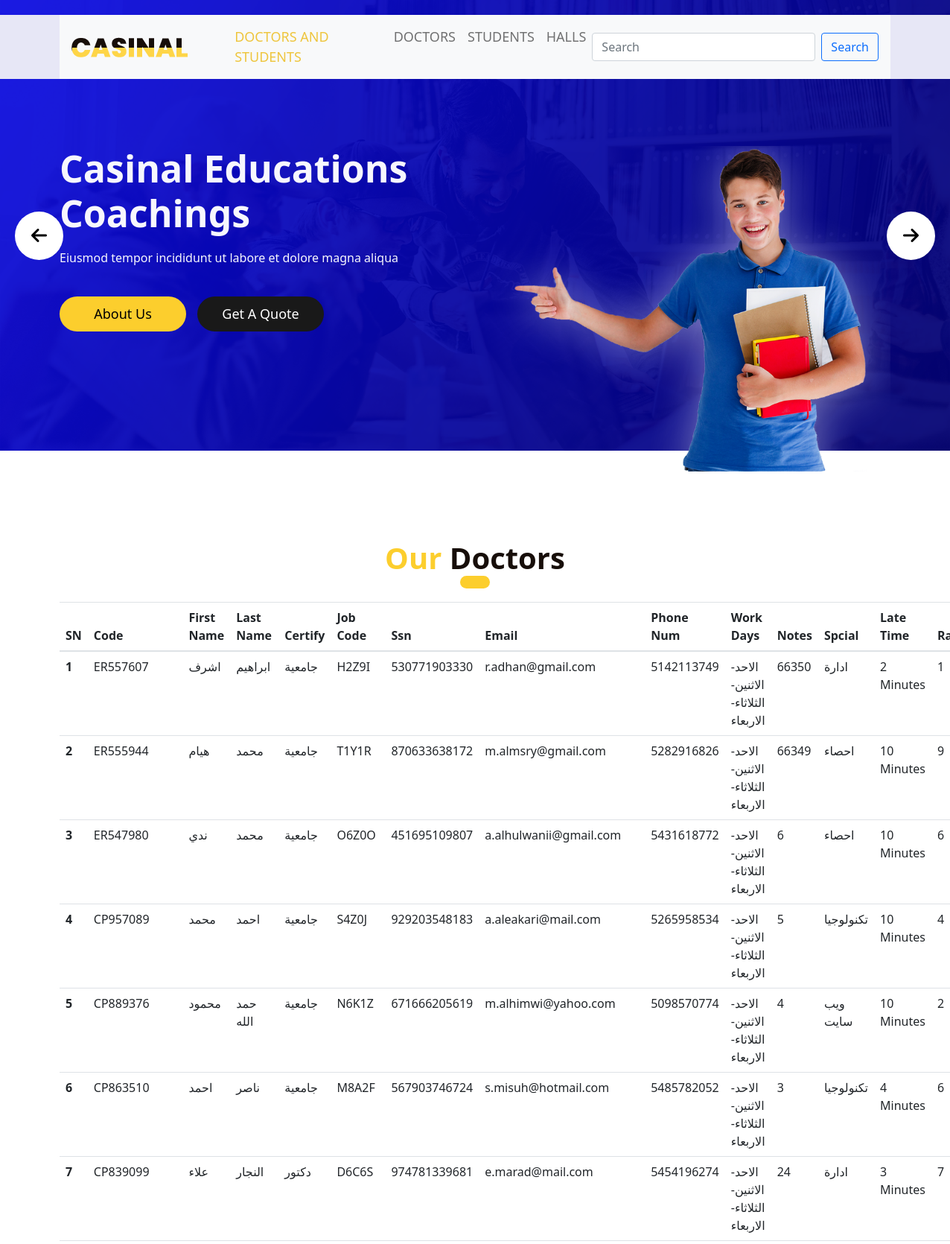
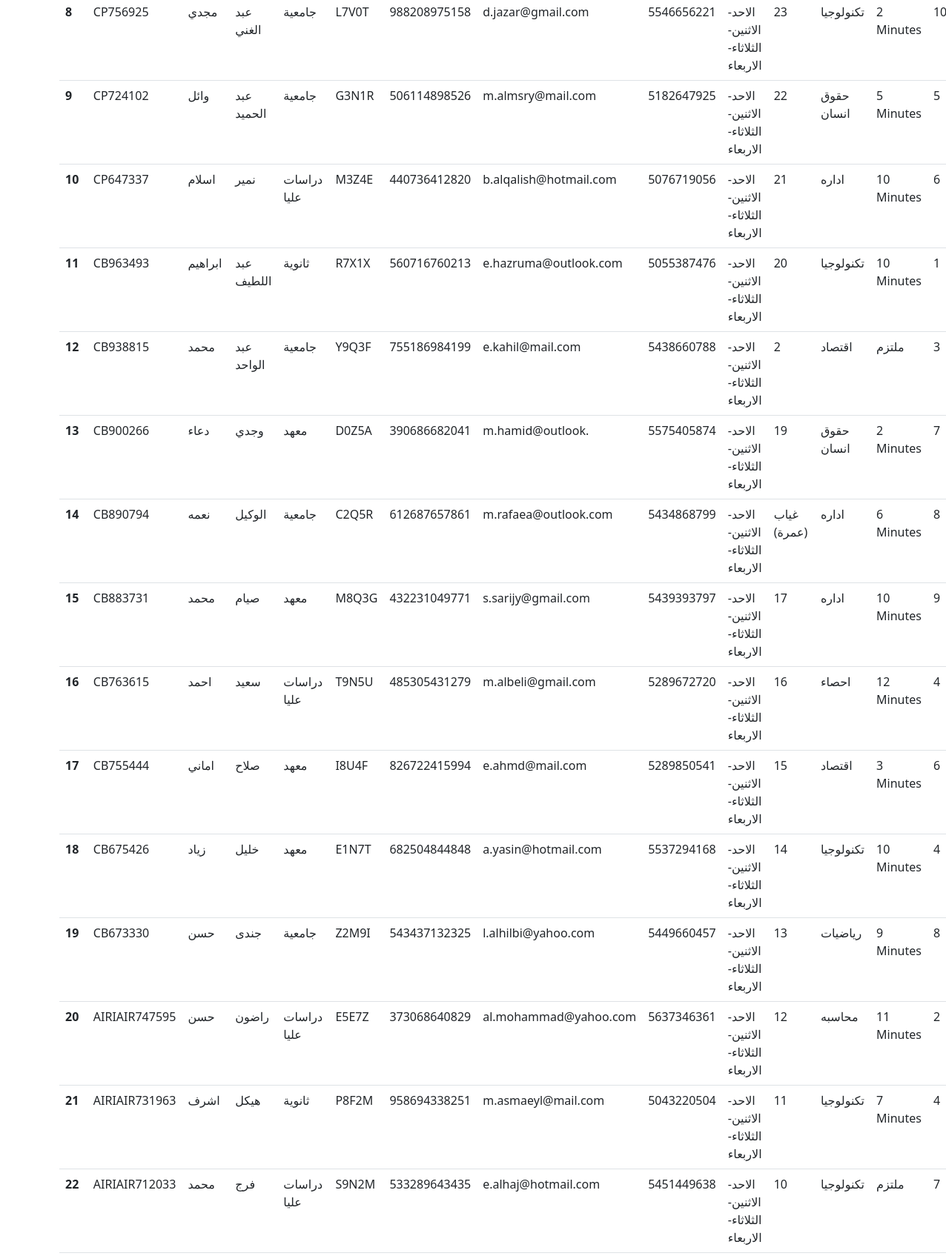
The app's page /doctors/ (upper part) with its own data (2 pictures, top to bottom).
### app/models.py (models this page shows, shortened)
class Doctors(models.Model):
    code        = models.CharField(max_length=20)
    first_name  = models.CharField(max_length=30)
    last_name   = models.CharField(max_length=30)
    certify     = models.CharField(max_length=30)
    job_code    = models.CharField(max_length=15,blank=True)
    ssn         = models.CharField(max_length=16)
    email       = models.EmailField()
    phone_num   = models.CharField(max_length=11)
    work_days   = models.TextField(blank=True)
    notes       = models.TextField(blank=True)
    spcial      = models.CharField(max_length=30)
    late_time   = models.CharField(max_length=30,blank=True)
    rate        = models.CharField(max_length=2,choices=((str(i),str(i)) for i in range(1,11)))
    class Meta:
        verbose_name_plural = 'Doctors'

### app/views.py (the view)
# urls.py: path("doctors/",DoctorsPageView.as_view(),name="doctors"),
class DoctorsPageView(TemplateView):
    template_name = 'doctors.html'
    def get_context_data(self, **kwargs):
        context = super().get_context_data(**kwargs)
        context["all_doctors"]= Doctors.objects.all().order_by('-id')
        return context

### app/templates/doctors.html (shortened to what this page needs)
{% extends 'base.html' %}
{% block content %}
<h1 class="services_taital"><span style="color: #fcce2d">Our</span> Doctors</h1>
<table class="table">
    <thead>
      <tr>
        <th scope="col">SN</th>
        <th scope="col">Code      </th>
        <th scope="col">First Name</th>
        <th scope="col">Last Name </th>
        <th scope="col">Certify   </th>
        <th scope="col">Job Code  </th>
        <th scope="col">Ssn       </th>
        <th scope="col">Email     </th>
        <th scope="col">Phone Num </th>
        <th scope="col">Work Days </th>
        <th scope="col">Notes     </th>
        <th scope="col">Spcial    </th>
        <th scope="col">Late Time </th>
        <th scope="col">Rate      </th>
      </tr>
    </thead>
    <tbody>
        {% for doc in all_doctors  %}
       <tr>
          <th scope="row">{{forloop.counter}}</th>
          <td>{{doc.code      }}</td>
          <td>{{doc.first_name}}</td>
          <td>{{doc.last_name }}</td>
          <td>{{doc.certify   }}</td>
          <td>{{doc.job_code  }}</td>
          <td>{{doc.ssn       }}</td>
          <td>{{doc.email     }}</td>
          <td>{{doc.phone_num }}</td>
          <td>{{doc.work_days }}</td>
          <td>{{doc.notes     }}</td>
          <td>{{doc.spcial    }}</td>
          <td>{{doc.late_time }}</td>
          <td>{{doc.rate      }}</td>
        </tr>
       {% endfor %}
    </tbody>
</table>
{% endblock content %}

### templates/base.html (shortened to what this page needs)
<!DOCTYPE html>
{% load static %}
<html lang="en">
   <head>
      <link rel="stylesheet" type="text/css" href="https://cdnjs.cloudflare.com/ajax/libs/OwlCarousel2/2.0.0-beta.2.4/assets/owl.carousel.min.css" />
      <link rel="stylesheet" type="text/css" href="{% static '' %}css/bootstrap.min.css">
      <link rel="stylesheet" type="text/css" href="{% static '' %}css/style.css">
      <link rel="stylesheet" href="{% static '' %}css/responsive.css">
      <link rel="stylesheet" href="{% static '' %}css/jquery.mCustomScrollbar.min.css">
      <link rel="stylesheet" href="https://netdna.bootstrapcdn.com/font-awesome/4.0.3/css/font-awesome.css">
      <link rel="stylesheet" href="{% static '' %}css/owl.carousel.min.css">
      <link rel="stylesheet" href="{% static '' %}css/owl.theme.default.min.css">
      <link rel="stylesheet" href="https://cdnjs.cloudflare.com/ajax/libs/fancybox/2.1.5/jquery.fancybox.min.css" media="screen">
      <link href=https://cdn.jsdelivr.net/npm/bootstrap@5.1.1/dist/css/bootstrap.min.css rel="stylesheet">
   </head>
   <body>
      <div class="header_section">
         <div class="header_bg">
            <div class="container">
               <nav class="navbar navbar-expand-lg navbar-light bg-light">
                  <a class="logo" href="index.html"><img src="{% static '' %}images/logo.png"></a>
                  <div class="collapse navbar-collapse" id="navbarSupportedContent">
                     <ul class="navbar-nav mr-auto">
                        <li class="nav-item active">
                           <a class="nav-link" href="index.html">Doctors And Students</a>
                        </li>
                        <li class="nav-item">
                           <a class="nav-link" href="{% url 'app:doctors' %}">Doctors</a>
                        </li>
                        <li class="nav-item">
                           <a class="nav-link" href="{% url 'app:students' %}">Students</a>
                        </li>
                        <li class="nav-item">
                           <a class="nav-link" href="{% url 'app:halls' %}">Halls</a>
                        </li>
                     </ul>
                     <form class="d-flex" method="get" action="{% url 'app:search' %}">
                        <input class="form-control me-2" style="width:300px" type="search" name="search_keyword" placeholder="Search" aria-label="Search">
                        <button class="btn btn-outline-primary" type="submit">Search</button>
                      </form>
                  </div>
               </nav>
            </div>
         </div>
      <div class="banner_section layout_padding">
         <div id="my_slider" class="carousel slide" data-ride="carousel">
            <div class="carousel-inner">
               <div class="carousel-item active">
                  <div class="container">
                     <div class="banner_taital_main">
                        <div class="row">
                           <div class="col-md-6">
                              <h1 class="banner_taital">Casinal Educations Coachings</h1>
                              <p class="banner_text">Eiusmod tempor incididunt ut labore et dolore magna aliqua</p>
                              <div class="btn_main">
                                 <div class="about_bt active"><a href="#">About Us</a></div>
                                 <div class="quote_bt"><a href="#">Get A Quote</a></div>
                              </div>
                           </div>
                           <div class="col-md-6">
                              <div class="image_1"><img src="{% static '' %}images/img-1.png"></div>
                           </div>
                        </div>
                     </div>
                  </div>
               </div>
            </div>
            <a class="carousel-control-prev" href="#my_slider" role="button" data-slide="prev">
            <i class="fa fa-arrow-left" style="font-size:24px"></i>
            </a>
            <a class="carousel-control-next" href="#my_slider" role="button" data-slide="next">
            <i class="fa fa-arrow-right" style="font-size:24px"></i>
            </a>
         </div>
      </div>
      </div>
      <div class="services_section layout_padding">
         <div class="container">
            {% block content %}
            {% endblock content %}
          </div>
      </div>
   </body>
</html>

### static/css/style.css (style rules this page uses)
* { box-sizing: border-box !important; transition: ease all 0.5s; }
html { scroll-behavior: smooth; }
body { color: #666666; font-size: 14px; font-family: 'Poppins', sans-serif; line-height: 1.80857; font-weight: normal; overflow-x: hidden; }
a { color: #1f1f1f; text-decoration: none !important; outline: none !important; -webkit-transition: all .3s ease-in-out; -moz-transition: all .3s ease-in-out; -ms-transition: all .3s ease-in-out; -o-transition: all .3s ease-in-out; transition: all .3s ease-in-out; }
h1, h2, h3, h4, h5, h6 { letter-spacing: 0; font-weight: normal; position: relative; padding: 0 0 10px 0; font-weight: normal; line-height: normal; color: #111111; margin: 0 }
h1 { font-size: 24px }
*, *::after, *::before { -webkit-box-sizing: border-box; -moz-box-sizing: border-box; box-sizing: border-box; }
ul, li, ol { margin: 0px; padding: 0px; list-style: none; }
p { margin: 20px; font-weight: 300; font-size: 15px; line-height: 24px; }
a { color: #222222; text-decoration: none; outline: none !important; }
a, .btn { text-decoration: none !important; outline: none !important; -webkit-transition: all .3s ease-in-out; -moz-transition: all .3s ease-in-out; -ms-transition: all .3s ease-in-out; -o-transition: all .3s ease-in-out; transition: all .3s ease-in-out; }
img { max-width: 100%; height: auto; }
button { border: 0; margin: 0; padding: 0; cursor: pointer; }
.layout_padding { padding-top: 90px; padding-bottom: 0px; }
.logo { width: 20%; }
.header_section { width: 100%; float: left; background-image: url(../images/banner-bg.png); height: auto; background-size: 100%; background-repeat: no-repeat; padding-top: 20px; }
.header_bg { background-color: #e7e7f6; }
.bg-light { background-color: transparent !important; }
.navbar { padding: 1rem 1rem; }
.navbar-expand-lg .navbar-nav .nav-link { padding-right: 10px; padding-left: 35px; font-size: 18px; color: #000; text-transform: uppercase; }
.navbar-light .navbar-nav .active>.nav-link, .navbar-light .navbar-nav .nav-link.active, .navbar-light .navbar-nav .nav-link.show, .navbar-light .navbar-nav .show>.nav-link { color: #eec53d; }
.banner_section { width: 100%; float: left; }
.banner_taital_main { width: 100%; float: left; }
.banner_taital { width: 100%; float: left; font-size: 50px; color: #f7f7fd; font-weight: bold; }
.banner_text { width: 100%; float: left; font-size: 16px; color: #f7f7fd; margin: 0px; }
.btn_main { width: 100%; float: left; padding-top: 40px; }
.about_bt { width: 170px; float: left; }
.about_bt a { width: 100%; float: left; font-size: 18px; color: #030101; background-color: #ffffff; text-align: center; padding: 10px 0px; border-radius: 40px; }
.about_bt.active a { color: #000; background-color: #fcce2d; }
.quote_bt { width: 170px; float: left; margin-left: 15px; }
.quote_bt a { width: 100%; float: left; font-size: 18px; color: #ffffff; background-color: #191919; text-align: center; padding: 10px 0px; border-radius: 40px; }
#my_slider a.carousel-control-prev { position: absolute; left: 20px; top: 20%; background-color: #fff; color: #000; }
#my_slider a.carousel-control-next { position: absolute; right: 20px; top: 20%; }
#my_slider .carousel-control-prev, #my_slider .carousel-control-next { width: 65px; height: 65px; background: #fff; opacity: 1; font-size: 30px; color: #000; border-radius: 100%; }
.services_section { width: 100%; float: left; }
.services_taital { width: 100%; float: left; font-size: 40px; color: #170e09; text-align: center; font-weight: bold; }
.services_taital::after { content: ''; position: relative; width: 40px; height: 17px; background-color: #fcce2d; left: 0px; right: 0px; margin: 0 auto; display: block; border-radius: 10px; }

### records on screen
Doctors: code "ER557607", first_name "اشرف", last_name "ابراهيم", certify "جامعية", job_code "H2Z9I", ssn "530771903330", email "r.adhan@gmail.com", phone_num "5142113749", work_days "الاحد-الاثنين-الثلاثاء-الاربعاء", notes "66350", spcial "ادارة", late_time "2 Minutes", rate "1"
Doctors: code "ER555944", first_name "هيام", last_name "محمد", certify "جامعية", job_code "T1Y1R", ssn "870633638172", email "m.almsry@gmail.com", phone_num "5282916826", work_days "الاحد-الاثنين-الثلاثاء-الاربعاء", notes "66349", spcial "احصاء", late_time "10 Minutes", rate "9"
Doctors: code "ER547980", first_name "ندي", last_name "محمد", certify "جامعية", job_code "O6Z0O", ssn "451695109807", email "a.alhulwanii@gmail.com", phone_num "5431618772", work_days "الاحد-الاثنين-الثلاثاء-الاربعاء", notes "6", spcial "احصاء", late_time "10 Minutes", rate "6"
Doctors: code "CP957089", first_name "محمد", last_name "احمد", certify "جامعية", job_code "S4Z0J", ssn "929203548183", email "a.aleakari@mail.com", phone_num "5265958534", work_days "الاحد-الاثنين-الثلاثاء-الاربعاء", notes "5", spcial "تكنولوجيا", late_time "10 Minutes", rate "4"
Doctors: code "CP889376", first_name "محمود", last_name "حمد الله", certify "جامعية", job_code "N6K1Z", ssn "671666205619", email "m.alhimwi@yahoo.com", phone_num "5098570774", work_days "الاحد-الاثنين-الثلاثاء-الاربعاء", notes "4", spcial "ويب سايت", late_time "10 Minutes", rate "2"
Doctors: code "CP863510", first_name "احمد", last_name "ناصر", certify "جامعية", job_code "M8A2F", ssn "567903746724", email "s.misuh@hotmail.com", phone_num "5485782052", work_days "الاحد-الاثنين-الثلاثاء-الاربعاء", notes "3", spcial "تكنولوجيا", late_time "4 Minutes", rate "6"
Doctors: code "CP839099", first_name "علاء", last_name "النجار", certify "دكتور", job_code "D6C6S", ssn "974781339681", email "e.marad@mail.com", phone_num "5454196274", work_days "الاحد-الاثنين-الثلاثاء-الاربعاء", notes "24", spcial "ادارة", late_time "3 Minutes", rate "7"
Doctors: code "CP756925", first_name "مجدي", last_name "عبد الغني", certify "جامعية", job_code "L7V0T", ssn "988208975158", email "d.jazar@gmail.com", phone_num "5546656221", work_days "الاحد-الاثنين-الثلاثاء-الاربعاء", notes "23", spcial "تكنولوجيا", late_time "2 Minutes", rate "10"
Doctors: code "CP724102", first_name "وائل", last_name "عبد الحميد", certify "جامعية", job_code "G3N1R", ssn "506114898526", email "m.almsry@mail.com", phone_num "5182647925", work_days "الاحد-الاثنين-الثلاثاء-الاربعاء", notes "22", spcial "حقوق انسان", late_time "5 Minutes", rate "5"
Doctors: code "CP647337", first_name "اسلام", last_name "نمير", certify "دراسات عليا", job_code "M3Z4E", ssn "440736412820", email "b.alqalish@hotmail.com", phone_num "5076719056", work_days "الاحد-الاثنين-الثلاثاء-الاربعاء", notes "21", spcial "اداره", late_time "10 Minutes", rate "6"
Doctors: code "CB963493", first_name "ابراهيم", last_name "عبد اللطيف", certify "ثانوية", job_code "R7X1X", ssn "560716760213", email "e.hazruma@outlook.com", phone_num "5055387476", work_days "الاحد-الاثنين-الثلاثاء-الاربعاء", notes "20", spcial "تكنولوجيا", late_time "10 Minutes", rate "1"
Doctors: code "CB938815", first_name "محمد", last_name "عبد الواحد", certify "جامعية", job_code "Y9Q3F", ssn "755186984199", email "e.kahil@mail.com", phone_num "5438660788", work_days "الاحد-الاثنين-الثلاثاء-الاربعاء", notes "2", spcial "اقتصاد", late_time "ملتزم", rate "3"
Doctors: code "CB900266", first_name "دعاء", last_name "وجدي", certify "معهد", job_code "D0Z5A", ssn "390686682041", email "m.hamid@outlook.", phone_num "5575405874", work_days "الاحد-الاثنين-الثلاثاء-الاربعاء", notes "19", spcial "حقوق انسان", late_time "2 Minutes", rate "7"
Doctors: code "CB890794", first_name "نعمه", last_name "الوكيل", certify "جامعية", job_code "C2Q5R", ssn "612687657861", email "m.rafaea@outlook.com", phone_num "5434868799", work_days "الاحد-الاثنين-الثلاثاء-الاربعاء", notes "غياب (عمرة)", spcial "اداره", late_time "6 Minutes", rate "8"
Doctors: code "CB883731", first_name "محمد", last_name "صيام", certify "معهد", job_code "M8Q3G", ssn "432231049771", email "s.sarijy@gmail.com", phone_num "5439393797", work_days "الاحد-الاثنين-الثلاثاء-الاربعاء", notes "17", spcial "اداره", late_time "10 Minutes", rate "9"
Doctors: code "CB763615", first_name "احمد", last_name "سعيد", certify "دراسات عليا", job_code "T9N5U", ssn "485305431279", email "m.albeli@gmail.com", phone_num "5289672720", work_days "الاحد-الاثنين-الثلاثاء-الاربعاء", notes "16", spcial "احصاء", late_time "12 Minutes", rate "4"
Doctors: code "CB755444", first_name "اماني", last_name "صلاح", certify "معهد", job_code "I8U4F", ssn "826722415994", email "e.ahmd@mail.com", phone_num "5289850541", work_days "الاحد-الاثنين-الثلاثاء-الاربعاء", notes "15", spcial "اقتصاد", late_time "3 Minutes", rate "6"
Doctors: code "CB675426", first_name "زياد", last_name "خليل", certify "معهد", job_code "E1N7T", ssn "682504844848", email "a.yasin@hotmail.com", phone_num "5537294168", work_days "الاحد-الاثنين-الثلاثاء-الاربعاء", notes "14", spcial "تكنولوجيا", late_time "10 Minutes", rate "4"
Doctors: code "CB673330", first_name "حسن", last_name "جندى", certify "جامعية", job_code "Z2M9I", ssn "543437132325", email "l.alhilbi@yahoo.com", phone_num "5449660457", work_days "الاحد-الاثنين-الثلاثاء-الاربعاء", notes "13", spcial "رياضيات", late_time "9 Minutes", rate "8"
Doctors: code "AIRIAIR747595", first_name "حسن", last_name "راضون", certify "دراسات عليا", job_code "E5E7Z", ssn "373068640829", email "al.mohammad@yahoo.com", phone_num "5637346361", work_days "الاحد-الاثنين-الثلاثاء-الاربعاء", notes "12", spcial "محاسبه", late_time "11 Minutes", rate "2"
Doctors: code "AIRIAIR731963", first_name "اشرف", last_name "هيكل", certify "ثانوية", job_code "P8F2M", ssn "958694338251", email "m.asmaeyl@mail.com", phone_num "5043220504", work_days "الاحد-الاثنين-الثلاثاء-الاربعاء", notes "11", spcial "تكنولوجيا", late_time "7 Minutes", rate "4"
Doctors: code "AIRIAIR712033", first_name "محمد", last_name "فرج", certify "دراسات عليا", job_code "S9N2M", ssn "533289643435", email "e.alhaj@hotmail.com", phone_num "5451449638", work_days "الاحد-الاثنين-الثلاثاء-الاربعاء", notes "10", spcial "تكنولوجيا", late_time "ملتزم", rate "7"
